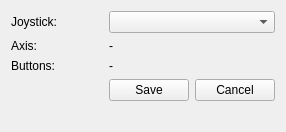
<?xml version="1.0" encoding="UTF-8"?>
<ui version="4.0">
 <class>JoystickConfiguration</class>
 <widget class="QWidget" name="JoystickConfiguration">
  <property name="geometry">
   <rect>
    <x>0</x>
    <y>0</y>
    <width>286</width>
    <height>132</height>
   </rect>
  </property>
  <property name="windowTitle">
   <string>Form</string>
  </property>
  <layout class="QGridLayout" name="gridLayout_2">
   <item row="0" column="0">
    <widget class="QLabel" name="label">
     <property name="text">
      <string>Joystick:</string>
     </property>
    </widget>
   </item>
   <item row="4" column="1">
    <spacer name="verticalSpacer">
     <property name="orientation">
      <enum>Qt::Vertical</enum>
     </property>
     <property name="sizeHint" stdset="0">
      <size>
       <width>20</width>
       <height>40</height>
      </size>
     </property>
    </spacer>
   </item>
   <item row="2" column="0">
    <widget class="QLabel" name="label_3">
     <property name="text">
      <string>Buttons:</string>
     </property>
    </widget>
   </item>
   <item row="0" column="1">
    <spacer name="horizontalSpacer">
     <property name="orientation">
      <enum>Qt::Horizontal</enum>
     </property>
     <property name="sizeHint" stdset="0">
      <size>
       <width>40</width>
       <height>20</height>
      </size>
     </property>
    </spacer>
   </item>
   <item row="3" column="2">
    <layout class="QHBoxLayout" name="horizontalLayout">
     <item>
      <widget class="QPushButton" name="btnSave">
       <property name="text">
        <string>Save</string>
       </property>
       <property name="icon">
        <iconset resource="../../files.qrc">
         <normaloff>:/files/images/validate.png</normaloff>:/files/images/validate.png</iconset>
       </property>
      </widget>
     </item>
     <item>
      <widget class="QPushButton" name="btnCancel">
       <property name="text">
        <string>Cancel</string>
       </property>
       <property name="icon">
        <iconset resource="../../files.qrc">
         <normaloff>:/files/images/cancel.png</normaloff>:/files/images/cancel.png</iconset>
       </property>
      </widget>
     </item>
    </layout>
   </item>
   <item row="0" column="2">
    <widget class="QComboBox" name="joyBox">
     <property name="sizePolicy">
      <sizepolicy hsizetype="Expanding" vsizetype="Fixed">
       <horstretch>0</horstretch>
       <verstretch>0</verstretch>
      </sizepolicy>
     </property>
    </widget>
   </item>
   <item row="1" column="0">
    <widget class="QLabel" name="label_2">
     <property name="text">
      <string>Axis:</string>
     </property>
    </widget>
   </item>
   <item row="1" column="2">
    <widget class="QLabel" name="countAxis">
     <property name="text">
      <string>-</string>
     </property>
    </widget>
   </item>
   <item row="2" column="2">
    <widget class="QLabel" name="countButtons">
     <property name="text">
      <string>-</string>
     </property>
    </widget>
   </item>
  </layout>
 </widget>
 <resources>
  <include location="../../files.qrc"/>
 </resources>
 <connections/>
</ui>
